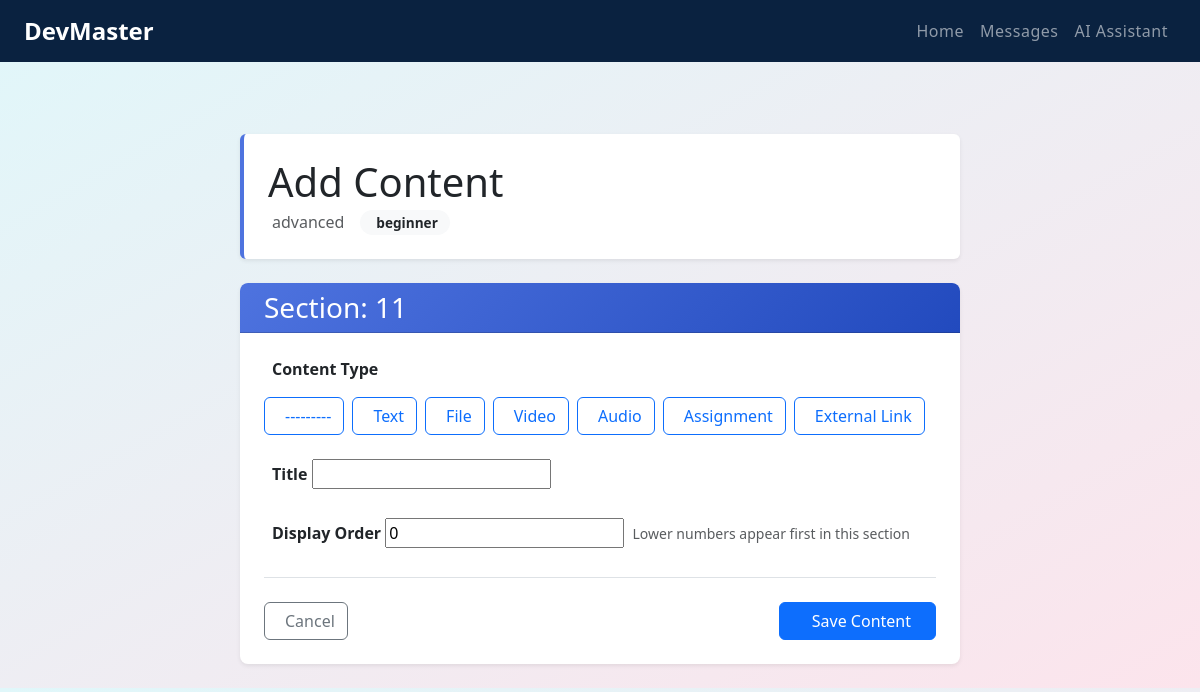
Page /sections/4/add-content/ (signed in) on the committed database.
### users/models.py (models this page shows, shortened)
class CourseSection(models.Model):
    course = models.ForeignKey(Course, on_delete=models.CASCADE, related_name='sections')
    title = models.CharField(max_length=100)
    order = models.PositiveIntegerField(default=0)
    created_at = models.DateTimeField(auto_now_add=True)
    updated_at = models.DateTimeField(auto_now=True)
    class Meta:
        ordering = ['order']

class Course(models.Model):
    title = models.CharField(max_length=100)
    description = models.TextField()
    teacher = models.ForeignKey(Teacher, on_delete=models.CASCADE, related_name='courses')
    learning_level = models.ForeignKey(LearningLevel, on_delete=models.CASCADE, related_name='courses')

class LearningLevel(models.Model):
    class LevelType(models.TextChoices):
        BEGINNER = 'beginner', 'Beginner'
        INTERMEDIATE = 'intermediate', 'Intermediate'
        ADVANCED = 'advanced', 'Advanced'
    name = models.CharField(max_length=20, choices=LevelType.choices, default=LevelType.BEGINNER) # Beginner / Intermediate / Advanced
    description = models.TextField()
    def __str__(self):
        return self.name

### users/views.py (the view)
# urls.py: path('sections/<int:section_id>/add-content/', views.add_content, name='add_content'),
@login_required
def add_content(request, section_id):
    section = get_object_or_404(CourseSection, id=section_id)
    if request.user.teacher != section.course.teacher:
        return redirect('home')
    if request.method == 'POST':
        form = SectionContentForm(request.POST, request.FILES)
        if form.is_valid():
            content = form.save(commit=False)
            content.section = section
            content.save()
            if content.content_type == 'assignment':
                Assignment.objects.get_or_create(
                    content=content,
                    defaults={
                        'deadline': content.assignment_due_date,
                        'max_points': 100
                    }
                )
                messages.success(request, 'Assignment content processed successfully!')
            else:
                messages.success(request, 'Content added successfully!')
            return redirect('course_detail', course_id=section.course.id)
    else:
        form = SectionContentForm()
    return render(request, 'users/add_content.html', {
        'form': form,
        'section': section,
    })

### users/forms.py (shortened to what this page needs)
class SectionContentForm(forms.ModelForm):
    class Meta:
        model = SectionContent
        fields = [
            'content_type', 'title', 'text_content', 'file',
            'video_url', 'audio_file', 'external_link',
            'assignment_instructions', 'assignment_due_date', 'order'
        ]
        widgets = {
            'text_content': forms.Textarea(attrs={'rows': 4}),
            'assignment_instructions': forms.Textarea(attrs={'rows': 4}),
            'assignment_due_date': forms.DateTimeInput(attrs={'type': 'datetime-local'}),
        }
    def __init__(self, *args, **kwargs):
        super().__init__(*args, **kwargs)
        content_type = self.data.get('content_type') if self.data else self.instance.content_type if self.instance else None

### users/templatetags/course_tags.py (called while the page is built)
@register.filter
def content_type_icon(content_type):
    icon_map = {
        'text': 'file-alt',
        'file': 'file-upload',
        'video': 'video',
        'audio': 'music',
        'assignment': 'tasks',
        'link': 'external-link-alt'
    }
    return icon_map.get(content_type, 'question-circle')

### users/templates/users/add_content.html (shortened to what this page needs)
{% extends 'base.html' %}
{% load course_tags %}
{% block content %}
<div class="container-fluid py-4">
    <div class="row justify-content-center">
        <div class="col-xl-8 col-lg-10">
            <div class="page-header bg-white p-4 mb-4 rounded shadow-sm">
                <h1 class="mb-1">
                    Add Content
                </h1>
                <div class="d-flex align-items-center text-muted">
                    <span class="me-3">
                        {{ section.course.title }}
                    </span>
                    <span class="badge bg-light text-dark">
                        {{ section.course.learning_level }}
                    </span>
                </div>
            </div>
            <div class="card border-0 shadow-sm">
                <div class="card-header bg-gradient-primary text-white rounded-top">
                    <h3 class="mb-0">
                        Section: {{ section.title }}
                    </h3>
                </div>
                <div class="card-body p-4">
                    <form method="post" enctype="multipart/form-data" id="content-form">
                        <div class="mb-4">
                            <label class="form-label fw-bold mb-3">
                                Content Type
                            </label>
                            <div class="d-flex flex-wrap gap-2">
                                {% for choice in form.content_type.field.choices %}
                                    <label class="btn btn-outline-primary d-flex align-items-center" for="content_type_{{ choice.0 }}">
                                        <i class="fas fa-{{ choice.0|content_type_icon }} me-2"></i>{{ choice.1 }}
                                    </label>
                                {% endfor %}
                            </div>
                        </div>
                        <div class="mb-4">
                            <label for="{{ form.title.id_for_label }}" class="form-label fw-bold">
                                Title
                            </label>
                            {{ form.title }}
                        </div>
                        <div class="mb-4">
                            <label for="{{ form.order.id_for_label }}" class="form-label fw-bold">
                                Display Order
                            </label>
                            {{ form.order }}
                            <small class="form-text text-muted">
                                Lower numbers appear first in this section
                            </small>
                        </div>
                        <div class="d-flex justify-content-between border-top pt-4 mt-3">
                            <a href="{% url 'course_detail' section.course.id %}" class="btn btn-outline-secondary">
                                 Cancel
                            </a>
                            <button type="submit" class="btn btn-primary px-4">
                                 Save Content
                            </button>
                        </div>
                    </form>
                </div>
            </div>
        </div>
    </div>
</div>
{% endblock %}

### users/templates/base.html (style rules this page uses)
body { background: linear-gradient(to bottom right, #e0f7fa, #fce4ec); }

### users/templates/users/add_content.html (style rules this page uses)
.bg-gradient-primary { background: linear-gradient(135deg, #4e73df 0%, #224abe 100%); }
.card { border-radius: 8px; overflow: hidden; transition: all 0.3s ease; }
.btn-outline-primary { border-radius: 6px; }
.badge { font-size: 0.85rem; padding: 0.35rem 0.75rem; border-radius: 50px; }
.page-header { border-left: 4px solid #4e73df; }

### rows in the picture
CourseSection: course "advanced", course.learning_level "beginner", title "11"

### other values in the picture
{{ choice.1 }} "---------" "Text" "File" "Video" "Audio" "Assignment" "External Link"
